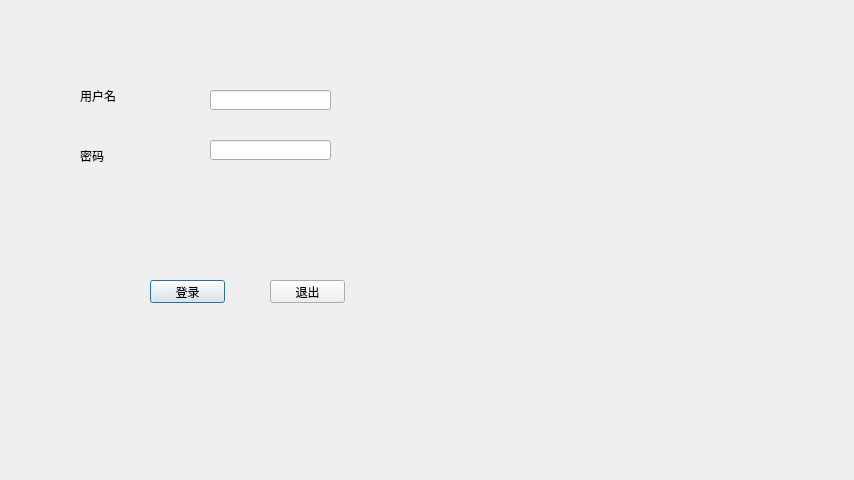
<?xml version="1.0" encoding="UTF-8"?>
<ui version="4.0">
 <class>Dialog</class>
 <widget class="QDialog" name="Dialog">
  <property name="geometry">
   <rect>
    <x>0</x>
    <y>0</y>
    <width>854</width>
    <height>480</height>
   </rect>
  </property>
  <property name="windowTitle">
   <string>Dialog</string>
  </property>
  <widget class="QLabel" name="label">
   <property name="geometry">
    <rect>
     <x>80</x>
     <y>90</y>
     <width>54</width>
     <height>12</height>
    </rect>
   </property>
   <property name="text">
    <string>用户名</string>
   </property>
  </widget>
  <widget class="QLabel" name="label_2">
   <property name="geometry">
    <rect>
     <x>80</x>
     <y>150</y>
     <width>54</width>
     <height>12</height>
    </rect>
   </property>
   <property name="text">
    <string>密码</string>
   </property>
  </widget>
  <widget class="QLineEdit" name="lineEdit">
   <property name="geometry">
    <rect>
     <x>210</x>
     <y>90</y>
     <width>121</width>
     <height>20</height>
    </rect>
   </property>
  </widget>
  <widget class="QLineEdit" name="lineEdit_2">
   <property name="geometry">
    <rect>
     <x>210</x>
     <y>140</y>
     <width>121</width>
     <height>20</height>
    </rect>
   </property>
  </widget>
  <widget class="QPushButton" name="pushButton">
   <property name="geometry">
    <rect>
     <x>150</x>
     <y>280</y>
     <width>75</width>
     <height>23</height>
    </rect>
   </property>
   <property name="text">
    <string>登录</string>
   </property>
  </widget>
  <widget class="QPushButton" name="pushButton_2">
   <property name="geometry">
    <rect>
     <x>270</x>
     <y>280</y>
     <width>75</width>
     <height>23</height>
    </rect>
   </property>
   <property name="text">
    <string>退出</string>
   </property>
  </widget>
 </widget>
 <resources/>
 <connections/>
</ui>
